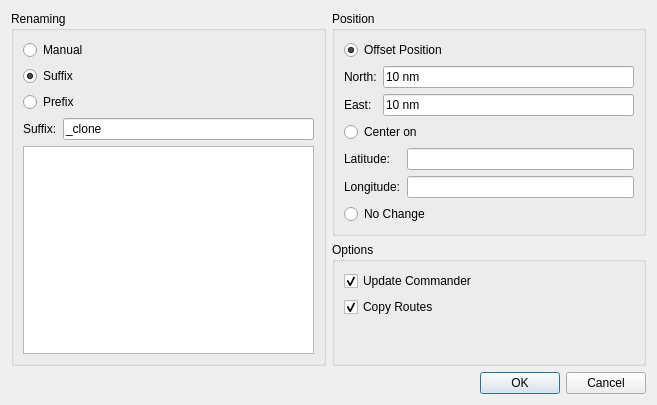
<?xml version="1.0" encoding="UTF-8"?>
<ui version="4.0">
 <class>CloneDialog</class>
 <widget class="QWidget" name="CloneDialog">
  <property name="geometry">
   <rect>
    <x>0</x>
    <y>0</y>
    <width>657</width>
    <height>405</height>
   </rect>
  </property>
  <property name="windowTitle">
   <string>Clone Platforms</string>
  </property>
  <layout class="QVBoxLayout" name="verticalLayout_5">
   <item>
    <layout class="QHBoxLayout" name="horizontalLayout">
     <item>
      <widget class="QGroupBox" name="groupBox">
       <property name="title">
        <string>Renaming</string>
       </property>
       <layout class="QVBoxLayout" name="verticalLayout">
        <item>
         <widget class="QRadioButton" name="manualOption">
          <property name="toolTip">
           <string>&lt;html&gt;&lt;head/&gt;&lt;body&gt;&lt;p&gt;Each platform name must be changed manually&lt;/p&gt;&lt;/body&gt;&lt;/html&gt;</string>
          </property>
          <property name="text">
           <string>Manual</string>
          </property>
         </widget>
        </item>
        <item>
         <widget class="QRadioButton" name="suffixOption">
          <property name="text">
           <string>Suffix</string>
          </property>
          <property name="checked">
           <bool>true</bool>
          </property>
         </widget>
        </item>
        <item>
         <widget class="QRadioButton" name="prefixOption">
          <property name="text">
           <string>Prefix</string>
          </property>
         </widget>
        </item>
        <item>
         <widget class="QWidget" name="widget" native="true">
          <layout class="QHBoxLayout" name="horizontalLayout_2">
           <property name="leftMargin">
            <number>0</number>
           </property>
           <property name="topMargin">
            <number>0</number>
           </property>
           <property name="rightMargin">
            <number>0</number>
           </property>
           <property name="bottomMargin">
            <number>0</number>
           </property>
           <item>
            <widget class="QLabel" name="suffixOrPrefixLabel">
             <property name="text">
              <string>Suffix:</string>
             </property>
            </widget>
           </item>
           <item>
            <widget class="QLineEdit" name="suffixPrefixEdit">
             <property name="text">
              <string>_clone</string>
             </property>
            </widget>
           </item>
          </layout>
         </widget>
        </item>
        <item>
         <widget class="QTreeView" name="nameList">
          <property name="maximumSize">
           <size>
            <width>600</width>
            <height>16777215</height>
           </size>
          </property>
         </widget>
        </item>
       </layout>
      </widget>
     </item>
     <item>
      <layout class="QVBoxLayout" name="verticalLayout_4">
       <item>
        <widget class="QGroupBox" name="groupBox_3">
         <property name="title">
          <string>Position</string>
         </property>
         <layout class="QVBoxLayout" name="verticalLayout_3">
          <item>
           <widget class="QRadioButton" name="offsetPosition">
            <property name="toolTip">
             <string>&lt;html&gt;&lt;head/&gt;&lt;body&gt;&lt;p&gt;Move platform north and east by an offset&lt;/p&gt;&lt;/body&gt;&lt;/html&gt;</string>
            </property>
            <property name="text">
             <string>Offset Position</string>
            </property>
            <property name="checked">
             <bool>true</bool>
            </property>
           </widget>
          </item>
          <item>
           <layout class="QFormLayout" name="formLayout">
            <item row="0" column="0">
             <widget class="QLabel" name="label">
              <property name="text">
               <string>North:</string>
              </property>
             </widget>
            </item>
            <item row="0" column="1">
             <widget class="UtQtUnitValueEdit" name="offsetNorth">
              <property name="text">
               <string>10 nm</string>
              </property>
             </widget>
            </item>
            <item row="1" column="0">
             <widget class="QLabel" name="label_2">
              <property name="text">
               <string>East:</string>
              </property>
             </widget>
            </item>
            <item row="1" column="1">
             <widget class="UtQtUnitValueEdit" name="offsetEast">
              <property name="text">
               <string>10 nm</string>
              </property>
             </widget>
            </item>
           </layout>
          </item>
          <item>
           <widget class="QRadioButton" name="centerOn">
            <property name="text">
             <string>Center on</string>
            </property>
           </widget>
          </item>
          <item>
           <layout class="QFormLayout" name="formLayout_2">
            <item row="0" column="0">
             <widget class="QLabel" name="label_3">
              <property name="text">
               <string>Latitude:</string>
              </property>
             </widget>
            </item>
            <item row="0" column="1">
             <widget class="UtQtLatPosLineEdit" name="latitudeCenter"/>
            </item>
            <item row="1" column="0">
             <widget class="QLabel" name="label_4">
              <property name="text">
               <string>Longitude:</string>
              </property>
             </widget>
            </item>
            <item row="1" column="1">
             <widget class="UtQtLonPosLineEdit" name="longitudeCenter"/>
            </item>
           </layout>
          </item>
          <item>
           <widget class="QRadioButton" name="noPositionChange">
            <property name="text">
             <string>No Change</string>
            </property>
           </widget>
          </item>
         </layout>
        </widget>
       </item>
       <item>
        <widget class="QGroupBox" name="groupBox_2">
         <property name="title">
          <string>Options</string>
         </property>
         <layout class="QVBoxLayout" name="verticalLayout_2">
          <item>
           <widget class="QCheckBox" name="updateCommander">
            <property name="toolTip">
             <string>&lt;html&gt;&lt;head/&gt;&lt;body&gt;&lt;p&gt;Use clone of commander if commander is cloned&lt;/p&gt;&lt;/body&gt;&lt;/html&gt;</string>
            </property>
            <property name="text">
             <string>Update Commander</string>
            </property>
            <property name="checked">
             <bool>true</bool>
            </property>
           </widget>
          </item>
          <item>
           <widget class="QCheckBox" name="copyRoutes">
            <property name="toolTip">
             <string>&lt;html&gt;&lt;head/&gt;&lt;body&gt;&lt;p&gt;Use clone of commander if commander is cloned&lt;/p&gt;&lt;/body&gt;&lt;/html&gt;</string>
            </property>
            <property name="text">
             <string>Copy Routes</string>
            </property>
            <property name="checked">
             <bool>true</bool>
            </property>
           </widget>
          </item>
          <item>
           <spacer name="verticalSpacer">
            <property name="orientation">
             <enum>Qt::Vertical</enum>
            </property>
            <property name="sizeHint" stdset="0">
             <size>
              <width>20</width>
              <height>40</height>
             </size>
            </property>
           </spacer>
          </item>
         </layout>
        </widget>
       </item>
      </layout>
     </item>
    </layout>
   </item>
   <item>
    <widget class="QDialogButtonBox" name="buttonBox">
     <property name="orientation">
      <enum>Qt::Horizontal</enum>
     </property>
     <property name="standardButtons">
      <set>QDialogButtonBox::Cancel|QDialogButtonBox::Ok</set>
     </property>
    </widget>
   </item>
  </layout>
 </widget>
 <customwidgets>
  <customwidget>
   <class>UtQtUnitValueEdit</class>
   <extends>QLineEdit</extends>
   <header>UtQtUnitValueEdit.hpp</header>
  </customwidget>
  <customwidget>
   <class>UtQtLatPosLineEdit</class>
   <extends>QLineEdit</extends>
   <header>UtQtUnitLineEdit.hpp</header>
  </customwidget>
  <customwidget>
   <class>UtQtLonPosLineEdit</class>
   <extends>QLineEdit</extends>
   <header>UtQtUnitLineEdit.hpp</header>
  </customwidget>
 </customwidgets>
 <resources/>
 <connections/>
</ui>
